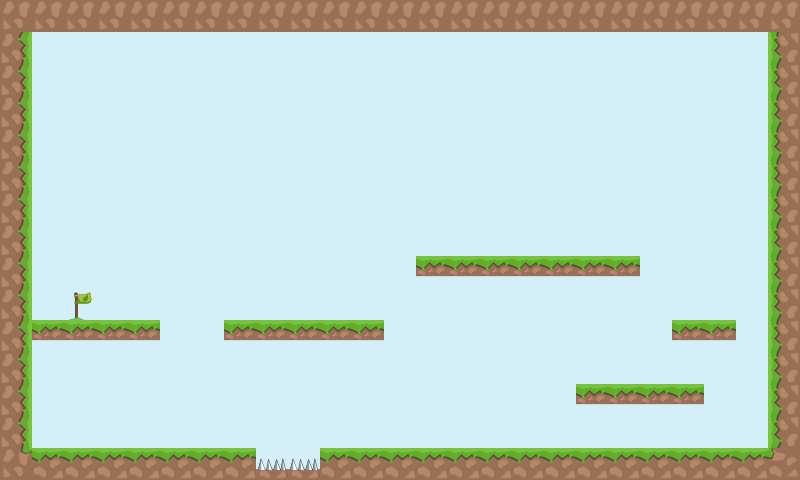

A level layout from a 2D game, rendered from its tile map. Below: a short description, then the map file with tile-grid data replaced by summaries:
An orthogonal 25x15 tile map with 32x32 px tiles, 2 tile layers (background, graphics), 2 tilesets and 10 objects.

<map version="1.0" tiledversion="1.1.1" orientation="orthogonal" renderorder="right-down" width="25" height="15" tilewidth="32" tileheight="32" infinite="0" nextobjectid="17">
 <tileset firstgid="1" name="tiles_32x32" tilewidth="32" tileheight="32" tilecount="10" columns="5">
  <image source="tiles_32x32.png" width="161" height="65" />
 </tileset>
 <tileset firstgid="11" source="tiles_32x32_proper.tsx" />
 <layer name="background" width="25" height="15">
  <data>[375 cells, 375 non-empty, 1 distinct tile ids]</data>
 </layer>
 <layer name="graphics" width="25" height="15">
  <data>[375 cells, 99 non-empty, 9 distinct tile ids]</data>
 </layer>
 <objectgroup name="blocks">
  <object id="1" x="320" y="448" width="480" height="31" />
  <object id="2" x="768" y="0" width="32" height="447" />
  <object id="3" x="0" y="-1" width="32" height="449" />
  <object id="8" x="0" y="448" width="256" height="31" />
  <object id="9" x="256.667" y="469.333" width="62.3333" height="9.66667" />
  <object id="10" x="224.667" y="320.333" width="159.333" height="20.6667" />
  <object id="11" x="32" y="320" width="127.333" height="20.6667" />
  <object id="12" x="418" y="259" width="220" height="18" />
  <object id="14" x="673" y="320" width="63" height="18" />
  <object id="15" x="577" y="386" width="126" height="16" />
 </objectgroup>
</map>
